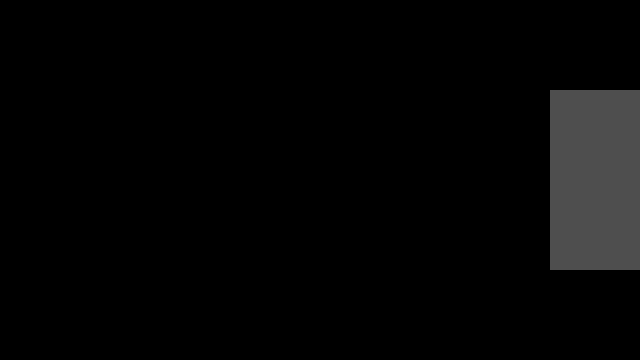
Frame 1 (no input)
Frame 60 (the mouse pressed at the canvas centre just before this capture): identical to frame 1, image omitted
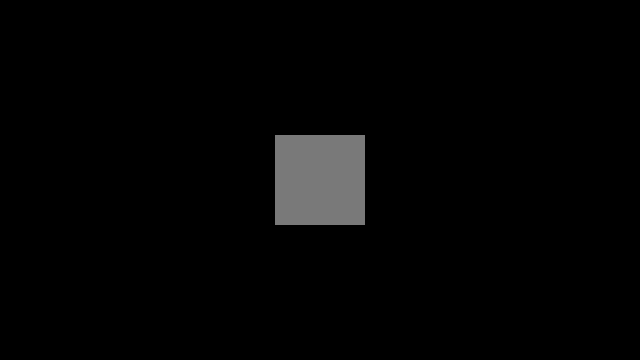
Frame 120 (the mouse held since frame 60 and released just before this capture)

The Processing sketch that drew these frames (run headless with seeded random() and noise(); from frame 60 on, the mouse is pressed at the canvas centre):

// Processing sketch: Mouse_Follow
// ── Mouse_Follow.pde
void setup() {
  size(640, 360); 
  noStroke();
  rectMode(CENTER);
}

void draw() {
  background(0); 
  fill(255, 200);
  rect(mouseX, height/2, mouseY/2, mouseY/2);
  fill(100, 200);
  int inverseX = width-mouseX;
  int inverseY = height-mouseY;
  rect(inverseX, height/2, (inverseY/2), (inverseY/2));
}
